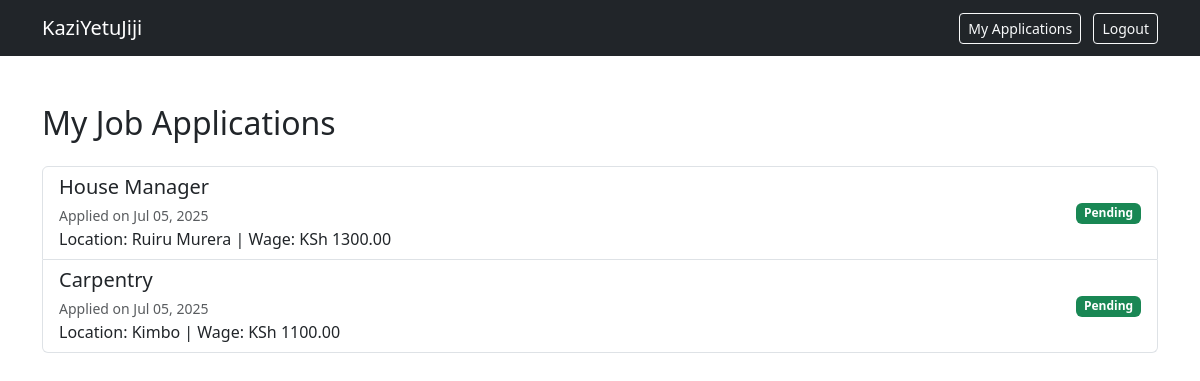
Page /my-applications/ (signed in) on the committed database.
### core/models.py (models this page shows, shortened)
class JobApplication(models.Model):
    applicant = models.ForeignKey(User, on_delete=models.CASCADE)
    job = models.ForeignKey(Job, on_delete=models.CASCADE)
    applied_at = models.DateTimeField(auto_now_add=True)
    STATUS_CHOICES = [
        ('pending', 'Pending'),
        ('accepted', 'Accepted'),
        ('rejected', 'Rejected'),
    ]
    status = models.CharField(max_length=10, choices=STATUS_CHOICES, default='pending')
    class Meta:
        unique_together = ('applicant', 'job')  # Prevent duplicate applications

class Job(models.Model):
    employer = models.ForeignKey(User, on_delete=models.CASCADE)
    title = models.CharField(max_length=200)
    description = models.TextField()
    location = models.CharField(max_length=100)
    wage = models.DecimalField(max_digits=8, decimal_places=2)
    deadline = models.DateField()
    created_at = models.DateTimeField(auto_now_add=True)

### core/views.py (the view)
# urls.py: path('my-applications/', views.job_seeker_dashboard, name='job_seeker_dashboard'),
@login_required
def job_seeker_dashboard(request):
    applications = JobApplication.objects.filter(applicant=request.user).select_related('job').order_by('-applied_at')
    return render(request, 'job_seeker_dashboard.html', {'applications': applications})

### templates/job_seeker_dashboard.html (shortened to what this page needs)
{% load static %}
<!DOCTYPE html>
<html lang="en">
<head>
    <link rel="stylesheet" href="{% static 'core/css/bootstrap.min.css' %}">
</head>
<body>
<nav class="navbar navbar-dark bg-dark navbar-expand-lg">
    <div class="container">
        <a class="navbar-brand" href="{% url 'home' %}">KaziYetuJiji</a>
        <div class="ms-auto">
            <a href="{% url 'job_seeker_dashboard' %}" class="btn btn-outline-light btn-sm me-2">My Applications</a>
            <a href="{% url 'logout' %}" class="btn btn-outline-light btn-sm">Logout</a>
        </div>
    </div>
</nav>
<div class="container mt-5">
    <h2 class="mb-4">My Job Applications</h2>
    {% if applications %}
        <div class="list-group">
            {% for app in applications %}
                <div class="list-group-item d-flex justify-content-between align-items-center">
                    <div>
                        <h5 class="mb-1">{{ app.job.title }}</h5>
                        <small class="text-muted">Applied on {{ app.applied_at|date:"M d, Y" }}</small>
                        <p class="mb-0">Location: {{ app.job.location }} | Wage: KSh {{ app.job.wage }}</p>
                    </div>
                    <span class="badge bg-{{ app.status|yesno:'success,warning,danger' }}">{{ app.status|capfirst }}</span>
                </div>
            {% endfor %}
        </div>
    {% else %}
        <p class="text-muted">You haven’t applied for any jobs yet.</p>
    {% endif %}
</div>
</body>
</html>

### rows in the picture
JobApplication: job "House Manager", applied_at "Jul 05, 2025", job.location "Ruiru Murera", job.wage "1300.00", status "Pending"
JobApplication: job "Carpentry", applied_at "Jul 05, 2025", job.location "Kimbo", job.wage "1100.00", status "Pending"
